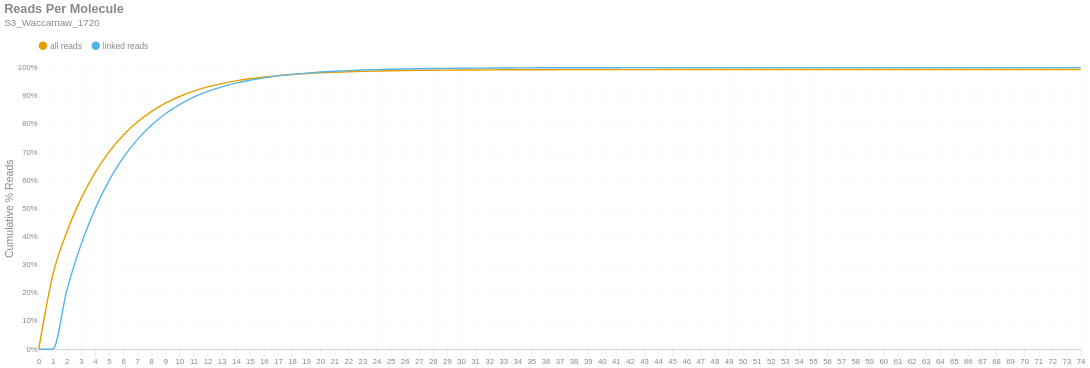

The notebook cell saved with this chart:
### Markdown cell above
### Reads per Molecule
This chart shows the cumulative distribution of the number of reads per linked molecule. That is, how many alignments are associated with a unique molecule. This excludes the number of reads associated with invalid or absent linked-read barcodes. The `linked` histogram is the percentages recalculated when disregarding singletons.

### Code cell
if SKIPLR:
    print_html(f"Skipped")
else:
    counts = np.bincount(valids['reads'].cast(pl.Int64).to_numpy())
    weighted = counts * np.arange(len(counts))
    all_perc = weighted / n_reads
    linked_perc = weighted / n_linked_reads
    linked_perc[1] = 0
    binned_df = pl.DataFrame({
        'readsper': list(range(len(counts))),
        'all reads (cumsum)': np.cumsum(all_perc).tolist(),
        'linked reads (cumsum)': np.cumsum(linked_perc).tolist(),
    })

    with SafeRender(binned_df):
        (
            density_plot(binned_df, 'Reads Per Molecule', samplename, 'readspmol')
            .encode(
                x=alt.X('readsper:O', title=None).axis(labelAngle=0).scale(padding=0),
                y=alt.Y('value:Q', title='Cumulative % Reads').axis(format='%').stack(False),
                color=alt.Color("key:N").scale(domain=["all reads", "linked reads"]),
                tooltip=[
                    alt.Tooltip("key:N", title="Data Type"),
                    alt.Tooltip("readsper:O", title="Reads Per Molecule"),
                    alt.Tooltip("value:Q", format=".2%", title="% Reads (Cum.)")
                ]            
            )
        ).display()

### Figure 1 — Vega-Lite specification as saved in the notebook (floating-point values rounded to 4 significant figures)
{"width": "container", "height": 400, "config": {"title": {"anchor": "start", "dy": -15, "fontSize": 18, "color": "#888888", "subtitleColor": "#888888", "subtitleFontSize": 14}, "arc": {"fill": "#0072B2"}, "axis": {"domainColor": "#888888", "domainWidth": 0.5, "gridWidth": 0.2, "grid": false, "titleFontWeight": 400, "titleFontSize": 15, "labelFontSize": 11, "labelColor": "#888888", "tickColor": "#888888", "tickWidth": 0.2, "titleColor": "#888888"}, "axisBand": {"grid": false}, "axisX": {"grid": true, "tickSize": 10, "domainCap": "round"}, "axisY": {"domain": false, "grid": true, "tickSize": 0, "domainCap": "round"}, "background": "transparent", "header": {"labelFontSize": 15, "labelColor": "#888888", "titleFontSize": 15, "titleFontWeight": 600, "titleColor": "#888888"}, "legend": {"labelFont": "sans-serif", "labelFontSize": 12, "labelColor": "#888888", "symbolSize": 100, "symbolType": "circle", "titleFontSize": 12, "titlePadding": 10, "titleColor": "#888888", "title": null, "orient": "top"}, "range": {"category": ["#E69F00", "#56B4E9", "#009E73", "#F0E442", "#0072B2", "#D55E00", "#CC79A7", "#000000"], "diverging": ["#cfe8f3", "#a2d4ec", "#73bfe2", "#46abdb", "#1696d2", "#12719e"]}, "area": {"fill": "#0072B2", "fillOpacity": 0.7, "line": true, "strokeOpacity": 0.7}, "line": {"color": "#0072B2", "stroke": "#0072B2", "strokeWidth": 2}, "trail": {"color": "#0072B2", "stroke": "#0072B2", "strokeWidth": 0, "size": 1}, "point": {"filled": true, "fillOpacity": 1.0, "size": 95}, "text": {"color": "#888888", "fontSize": 11, "align": "right", "fontWeight": 400, "size": 11}, "bar": {"fill": "#0072B2", "stroke": null}, "view": {"stroke": null, "continuousWidth": 660, "continuousHeight": 400}}, "data": {"name": "data-0ebc77623c060c6f1dd788b18b1517df"}, "mark": {"type": "line", "interpolate": "monotone", "point": {"opacity": 0, "size": 275}}, "encoding": {"color": {"field": "key", "scale": {"domain": ["all reads", "linked reads"]}, "type": "nominal"}, "tooltip": [{"field": "key", "title": "Data Type", "type": "nominal"}, {"field": "readsper", "title": "Reads Per Molecule", "type": "ordinal"}, {"field": "value", "format": ".2%", "title": "% Reads (Cum.)", "type": "quantitative"}], "x": {"axis": {"labelAngle": 0}, "field": "readsper", "scale": {"padding": 0}, "title": null, "type": "ordinal"}, "y": {"axis": {"format": "%"}, "field": "value", "stack": false, "title": "Cumulative % Reads", "type": "quantitative"}}, "params": [{"name": "param_c36ac31b6afebe62", "select": {"type": "point", "fields": ["key"]}, "bind": "legend"}], "title": {"text": "Reads Per Molecule", "subtitle": "S3_Waccamaw_1720"}, "transform": [{"fold": ["all reads (cumsum)", "linked reads (cumsum)"]}, {"calculate": "replace(datum.key, ' (cumsum)', '')", "as": "key"}, {"filter": {"param": "param_c36ac31b6afebe62"}}], "usermeta": {"embedOptions": {"downloadFileName": "S3_Waccamaw_1720.readspmol"}}, "$schema": "https://vega.github.io/schema/vega-lite/v6.1.0.json", "datasets": {"data-0ebc77623c060c6f1dd788b18b1517df": [{"readsper": 0, "all reads (cumsum)": 0.0, "linked reads (cumsum)": 0.0}, {"readsper": 1, "all reads (cumsum)": 0.2635, "linked reads (cumsum)": 0.0}, {"readsper": 2, "all reads (cumsum)": 0.4168, "linked reads (cumsum)": 0.2101}, {"readsper": 3, "all reads (cumsum)": 0.5338, "linked reads (cumsum)": 0.3705}, {"readsper": 4, "all reads (cumsum)": 0.6266, "linked reads (cumsum)": 0.4977}, {"readsper": 5, "all reads (cumsum)": 0.7007, "linked reads (cumsum)": 0.5993}, {"readsper": 6, "all reads (cumsum)": 0.7597, "linked reads (cumsum)": 0.6801}, {"readsper": 7, "all reads (cumsum)": 0.8065, "linked reads (cumsum)": 0.7442}, {"readsper": 8, "all reads (cumsum)": 0.8436, "linked reads (cumsum)": 0.7952}, {"readsper": 9, "all reads (cumsum)": 0.8736, "linked reads (cumsum)": 0.8362}, {"readsper": 10, "all reads (cumsum)": 0.8973, "linked reads (cumsum)": 0.8687}, {"readsper": 11, "all reads (cumsum)": 0.9164, "linked reads (cumsum)": 0.895}, {"readsper": 12, "all reads (cumsum)": 0.9313, "linked reads (cumsum)": 0.9154}, {"readsper": 13, "all reads (cumsum)": 0.9431, "linked reads (cumsum)": 0.9315}, {"readsper": 14, "all reads (cumsum)": 0.9526, "linked reads (cumsum)": 0.9446}, {"readsper": 15, "all reads (cumsum)": 0.9602, "linked reads (cumsum)": 0.955}, {"readsper": 16, "all reads (cumsum)": 0.9664, "linked reads (cumsum)": 0.9635}, {"readsper": 17, "all reads (cumsum)": 0.9715, "linked reads (cumsum)": 0.9705}, {"readsper": 18, "all reads (cumsum)": 0.9755, "linked reads (cumsum)": 0.976}, {"readsper": 19, "all reads (cumsum)": 0.9788, "linked reads (cumsum)": 0.9804}, {"readsper": 20, "all reads (cumsum)": 0.9815, "linked reads (cumsum)": 0.9841}, {"readsper": 21, "all reads (cumsum)": 0.9836, "linked reads (cumsum)": 0.987}, {"readsper": 22, "all reads (cumsum)": 0.9853, "linked reads (cumsum)": 0.9893}, {"readsper": 23, "all reads (cumsum)": 0.9867, "linked reads (cumsum)": 0.9913}, {"readsper": 24, "all reads (cumsum)": 0.9878, "linked reads (cumsum)": 0.9928}, {"readsper": 25, "all reads (cumsum)": 0.9887, "linked reads (cumsum)": 0.9941}, {"readsper": 26, "all reads (cumsum)": 0.9895, "linked reads (cumsum)": 0.9951}, {"readsper": 27, "all reads (cumsum)": 0.9901, "linked reads (cumsum)": 0.9959}, {"readsper": 28, "all reads (cumsum)": 0.9906, "linked reads (cumsum)": 0.9966}, {"readsper": 29, "all reads (cumsum)": 0.991, "linked reads (cumsum)": 0.9972}, {"readsper": 30, "all reads (cumsum)": 0.9914, "linked reads (cumsum)": 0.9977}, {"readsper": 31, "all reads (cumsum)": 0.9916, "linked reads (cumsum)": 0.9981}, {"readsper": 32, "all reads (cumsum)": 0.9918, "linked reads (cumsum)": 0.9983}, {"readsper": 33, "all reads (cumsum)": 0.992, "linked reads (cumsum)": 0.9986}, {"readsper": 34, "all reads (cumsum)": 0.9922, "linked reads (cumsum)": 0.9988}, {"readsper": 35, "all reads (cumsum)": 0.9924, "linked reads (cumsum)": 0.999}, {"readsper": 36, "all reads (cumsum)": 0.9925, "linked reads (cumsum)": 0.9992}, {"readsper": 37, "all reads (cumsum)": 0.9926, "linked reads (cumsum)": 0.9994}, {"readsper": 38, "all reads (cumsum)": 0.9927, "linked reads (cumsum)": 0.9995}, {"readsper": 39, "all reads (cumsum)": 0.9927, "linked reads (cumsum)": 0.9995}, {"readsper": 40, "all reads (cumsum)": 0.9928, "linked reads (cumsum)": 0.9996}, {"readsper": 41, "all reads (cumsum)": 0.9928, "linked reads (cumsum)": 0.9997}, {"readsper": 42, "all reads (cumsum)": 0.9929, "linked reads (cumsum)": 0.9997}, {"readsper": 43, "all reads (cumsum)": 0.9929, "linked reads (cumsum)": 0.9998}, {"readsper": 44, "all reads (cumsum)": 0.9929, "linked reads (cumsum)": 0.9998}, {"readsper": 45, "all reads (cumsum)": 0.9929, "linked reads (cumsum)": 0.9998}, {"readsper": 46, "all reads (cumsum)": 0.9929, "linked reads (cumsum)": 0.9998}, {"readsper": 47, "all reads (cumsum)": 0.993, "linked reads (cumsum)": 0.9999}, {"readsper": 48, "all reads (cumsum)": 0.993, "linked reads (cumsum)": 0.9999}, {"readsper": 49, "all reads (cumsum)": 0.993, "linked reads (cumsum)": 0.9999}, {"readsper": 50, "all reads (cumsum)": 0.993, "linked reads (cumsum)": 0.9999}, {"readsper": 51, "all reads (cumsum)": 0.993, "linked reads (cumsum)": 0.9999}, {"readsper": 52, "all reads (cumsum)": 0.993, "linked reads (cumsum)": 0.9999}, {"readsper": 53, "all reads (cumsum)": 0.993, "linked reads (cumsum)": 0.9999}, {"readsper": 54, "all reads (cumsum)": 0.993, "linked reads (cumsum)": 1.0}, {"readsper": 55, "all reads (cumsum)": 0.993, "linked reads (cumsum)": 1.0}, {"readsper": 56, "all reads (cumsum)": 0.993, "linked reads (cumsum)": 1.0}, {"readsper": 57, "all reads (cumsum)": 0.993, "linked reads (cumsum)": 1.0}, {"readsper": 58, "all reads (cumsum)": 0.993, "linked reads (cumsum)": 1.0}, {"readsper": 59, "all reads (cumsum)": 0.993, "linked reads (cumsum)": 1.0}, {"readsper": 60, "all reads (cumsum)": 0.9931, "linked reads (cumsum)": 1.0}, {"readsper": 61, "all reads (cumsum)": 0.9931, "linked reads (cumsum)": 1.0}, {"readsper": 62, "all reads (cumsum)": 0.9931, "linked reads (cumsum)": 1.0}, {"readsper": 63, "all reads (cumsum)": 0.9931, "linked reads (cumsum)": 1.0}, {"readsper": 64, "all reads (cumsum)": 0.9931, "linked reads (cumsum)": 1.0}, {"readsper": 65, "all reads (cumsum)": 0.9931, "linked reads (cumsum)": 1.0}, {"readsper": 66, "all reads (cumsum)": 0.9931, "linked reads (cumsum)": 1.0}, {"readsper": 67, "all reads (cumsum)": 0.9931, "linked reads (cumsum)": 1.0}, {"readsper": 68, "all reads (cumsum)": 0.9931, "linked reads (cumsum)": 1.0}, {"readsper": 69, "all reads (cumsum)": 0.9931, "linked reads (cumsum)": 1.0}, {"readsper": 70, "all reads (cumsum)": 0.9931, "linked reads (cumsum)": 1.0}, {"readsper": 71, "all reads (cumsum)": 0.9931, "linked reads (cumsum)": 1.0}, {"readsper": 72, "all reads (cumsum)": 0.9931, "linked reads (cumsum)": 1.0}, {"readsper": 73, "all reads (cumsum)": 0.9931, "linked reads (cumsum)": 1.0}, {"readsper": 74, "all reads (cumsum)": 0.9931, "linked reads (cumsum)": 1.0}]}}
